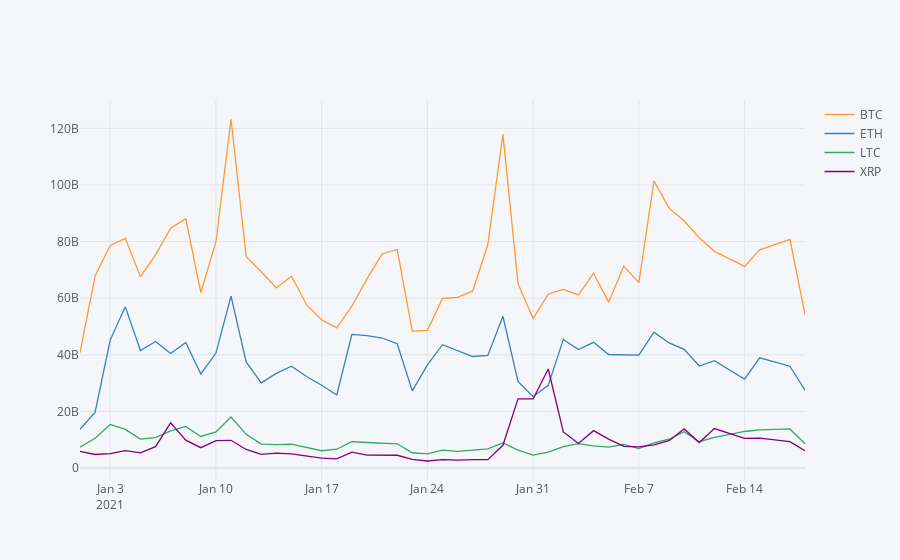

Here is the notebook cell this chart was saved with:
### Markdown cell above
VOLUME COMPARISONS

### Code cell
crippi = crips.xs(key='Volume', axis=1, level='INFO').loc['2021-01-01':'2021-02-18']

crippi.iplot(kind='line')
